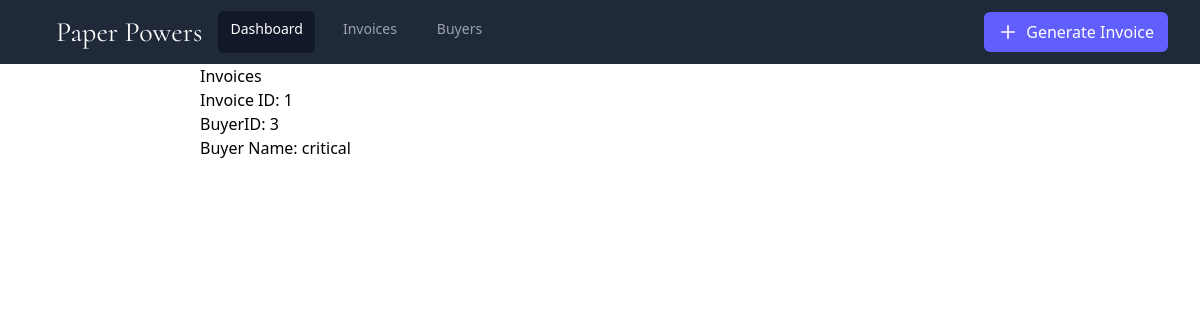
Page /inv/1 on the committed database.
### invoice/models.py (models this page shows, shortened)
class Invoice(models.Model):
    invID=models.AutoField(primary_key=True)
    buyerID=models.ForeignKey(Buyer,on_delete=models.SET_NULL, null=True)

### buyer/models.py (models this page shows, shortened)
class Buyer(models.Model):
    buyerID=models.AutoField(primary_key=True)
    name=models.CharField(max_length=64)
    adr=models.CharField(max_length=128)
    state=models.CharField(max_length=32)
    pin=models.IntegerField()
    gst=models.CharField(max_length=15)

### invoice/views.py (the view)
# urls.py: path('<int:invID>', views.inv, name='inv'),
def inv(request, invID):
    invoice_instance=get_object_or_404(Invoice,invID=invID)
    context={
        'invoice':invoice_instance,
        'items':Items.objects.filter(invID=invoice_instance)
    }
    return render(request, 'inv.html', context)

### templates/inv.html (shortened to what this page needs)
{% extends 'base.html' %}
{% block body %}
    <div>
        <h2>Invoices</h2>
        <p>Invoice ID: {{ invoice.invID }}</p>
        <ul>
            <li>BuyerID: {{ invoice.buyerID.buyerID }}</li>
            <li>Buyer Name: {{ invoice.buyerID.name }}</li>
        </ul>
    </div>
{% endblock body %}

### templates/base.html (style rules this page uses)
:root { --bg-color: #1F2937; --hover-bg-color: #374151; --highlight-color: #111827; --active-text-color: #FFFFFF; --text-color: #9CA3AF; --primary-accent: #615EFE; --hover-accent: #8d8bfe ; }

### rows in the picture
Invoice: invID "1", buyerID.buyerID "3", buyerID.name "critical"
